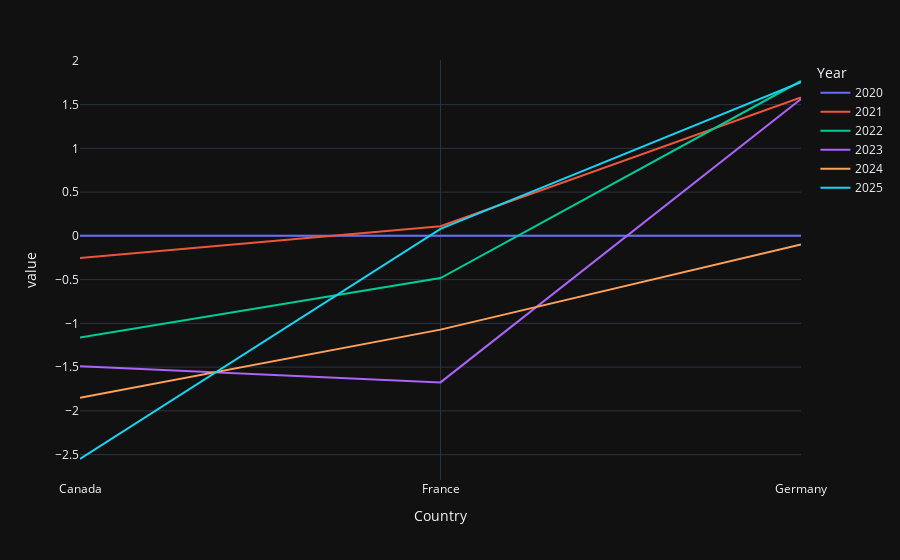

The cell this chart's notebook holds for it:
### Code cell
import pandas as pd
import numpy as np
import plotly.express as px
import plotly.graph_objects as go
import plotly.io as pio

import plotly.io as pio

# sample dataframe of a wide format
np.random.seed(5); cols = ['Canada', 'France', 'Germany']
X = np.random.randn(6,len(cols))  
df=pd.DataFrame(X, columns=cols)
df.iloc[0]=0;df=df.cumsum()
df['Year'] =  pd.date_range('2020', freq='Y', periods=len(df)).year.astype(str)
df = df.T
df.columns = df.iloc[-1]
df = df.head(-1)
df.index.name = 'Country'

# Want time on the x-axis? ###
# just include:
# df = df.T
##############################

# plotly
fig = px.line(df, x=df.index, y = df.columns)
fig.update_layout(template="plotly_dark")

### Figure 1 — Plotly figure (JSON) as saved in the notebook; plotly's stock layout.template omitted (floating-point values rounded to 4 significant figures)
{"data": [{"hovertemplate": "Year=2020<br>Country=%{x}<br>value=%{y}<extra></extra>", "legendgroup": "2020", "line": {"color": "#636efa", "dash": "solid"}, "mode": "lines", "name": "2020", "orientation": "v", "showlegend": true, "type": "scatter", "x": ["Canada", "France", "Germany"], "xaxis": "x", "y": [0, 0, 0], "yaxis": "y"}, {"hovertemplate": "Year=2021<br>Country=%{x}<br>value=%{y}<extra></extra>", "legendgroup": "2021", "line": {"color": "#EF553B", "dash": "solid"}, "mode": "lines", "name": "2021", "orientation": "v", "showlegend": true, "type": "scatter", "x": ["Canada", "France", "Germany"], "xaxis": "x", "y": [-0.2521, 0.1096, 1.582], "yaxis": "y"}, {"hovertemplate": "Year=2022<br>Country=%{x}<br>value=%{y}<extra></extra>", "legendgroup": "2022", "line": {"color": "#00cc96", "dash": "solid"}, "mode": "lines", "name": "2022", "orientation": "v", "showlegend": true, "type": "scatter", "x": ["Canada", "France", "Germany"], "xaxis": "x", "y": [-1.161, -0.482, 1.77], "yaxis": "y"}, {"hovertemplate": "Year=2023<br>Country=%{x}<br>value=%{y}<extra></extra>", "legendgroup": "2023", "line": {"color": "#ab63fa", "dash": "solid"}, "mode": "lines", "name": "2023", "orientation": "v", "showlegend": true, "type": "scatter", "x": ["Canada", "France", "Germany"], "xaxis": "x", "y": [-1.491, -1.675, 1.565], "yaxis": "y"}, {"hovertemplate": "Year=2024<br>Country=%{x}<br>value=%{y}<extra></extra>", "legendgroup": "2024", "line": {"color": "#FFA15A", "dash": "solid"}, "mode": "lines", "name": "2024", "orientation": "v", "showlegend": true, "type": "scatter", "x": ["Canada", "France", "Germany"], "xaxis": "x", "y": [-1.85, -1.071, -0.09958], "yaxis": "y"}, {"hovertemplate": "Year=2025<br>Country=%{x}<br>value=%{y}<extra></extra>", "legendgroup": "2025", "line": {"color": "#19d3f3", "dash": "solid"}, "mode": "lines", "name": "2025", "orientation": "v", "showlegend": true, "type": "scatter", "x": ["Canada", "France", "Germany"], "xaxis": "x", "y": [-2.55, 0.08007, 1.758], "yaxis": "y"}], "layout": {"legend": {"title": {"text": "Year"}, "tracegroupgap": 0}, "margin": {"t": 60}, "xaxis": {"anchor": "y", "domain": [0, 1], "title": {"text": "Country"}}, "yaxis": {"anchor": "x", "domain": [0, 1], "title": {"text": "value"}}}}
